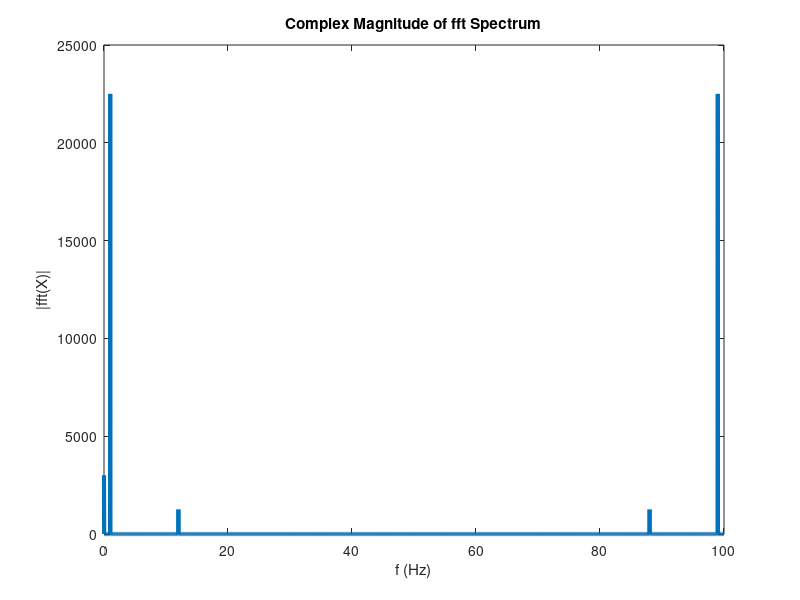

Reproduce this figure in MATLAB.
clear all;
clf;

Fs = 100;             % Sampling frequency                    
T = 1/Fs;             % Sampling period       
L = 50 * Fs;           % Length of signal
t = (0:L-1)*T;        % Time vector

y = 0.1 - 9 * cos(2*pi*t) + sin(12*pi*t).^2;

Y = fft(y);

plot(Fs/L*(0:L-1),abs(Y),"LineWidth",3)
title("Complex Magnitude of fft Spectrum")
xlabel("f (Hz)")
ylabel("|fft(X)|")